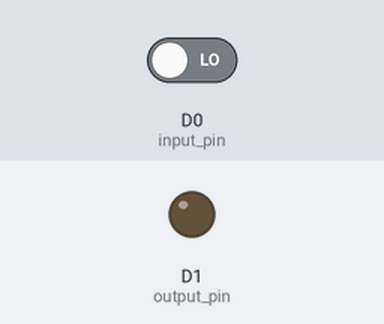
This sketch was run on a simulated ESP8266 (NodeMCU). Parts: output pins drawn as LEDs (lit = HIGH). Inputs (shaded band) come from the test bench; at power-on: D0 (input_pin) LOW.

Above: at 1.2 s.
1.3 s: D0 (input_pin) driven HIGH
At 2.3 s:
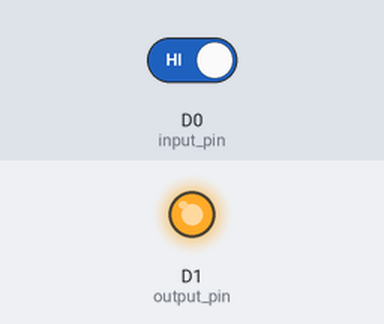
2.8 s: D0 (input_pin) driven LOW
At 3.4 s:
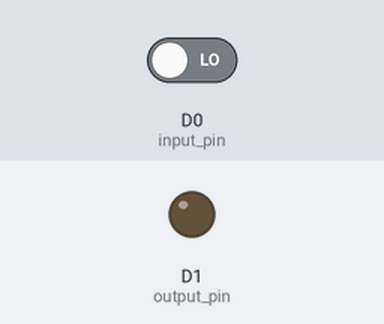
Timing chart, 0 to 5.8 s (numbered marks = the images above; inputs shaded):
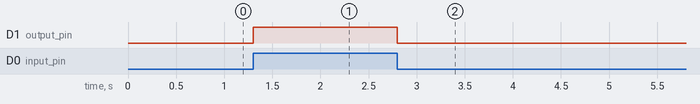

The sketch:

DigitalRead_and_DigitalWrite.ino
```cpp
int input_pin=D0;
int output_pin=D1;
int val;
void setup()
{
  pinMode(input_pin,INPUT);
  pinMode(output_pin,OUTPUT);
}
void loop()
{
  val=digitalRead(input_pin);
  digitalWrite(output_pin,val);
}
```

Measured:
- after the input at 1.3 s, D1 (output_pin): LOW → HIGH at once
- after the input at 2.8 s, D1 (output_pin): HIGH → LOW at once
